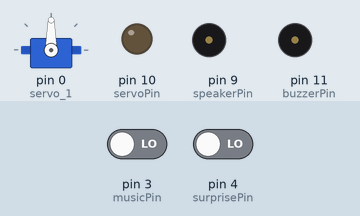
A sketch run on a simulated Arduino Uno, built with avr-gcc and run on an emulated ATmega328P. On the bench: servo, output pins drawn as LEDs (lit = HIGH), buzzer (waves = sounding, pin HIGH). Inputs (shaded band) come from the test bench; at power-on: pin 3 (musicPin) LOW, pin 4 (surprisePin) LOW.

Above: at 1.2 s.
1.3 s: pin 3 (musicPin) driven HIGH
At 3.4 s:
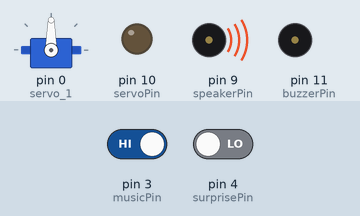
Timing chart, 0 to 10.3 s (numbered marks = the images above; inputs shaded):
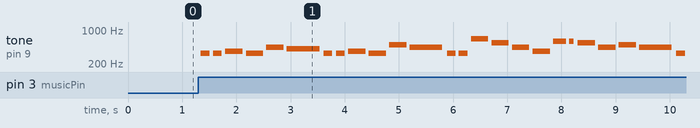

The sketch:

music_surprise.ino
```cpp
#include <Servo.h> // including servo library.

int speakerPin = 9;
int length = 26; // the number of notes
char notes[] = "aabacdaabaecaahfcndbggfcec "; // a space represents a rest
int beats[] = {2,2,4,4,4,8,2,2,4,4,4,8,2,2,4,4,4,4,0,4,3,1,4,4,4,8,16 };
int tempo = 75;

int servoPin = 10;
int buzzerPin = 11;
int musicPin = 3;
int surprisePin = 4;

int music = 0;
int surprise = 0;


Servo servo_1;

void playTone(int tone, int duration) {
for (long i = 0; i < duration * 1000L; i += tone * 2) {
digitalWrite(speakerPin, HIGH);
delayMicroseconds(tone);
digitalWrite(speakerPin, LOW);
delayMicroseconds(tone);
}
}
void playNote(char note, int duration) {
char names[] = { 'a', 'b', 'c', 'd', 'e', 'f', 'g', 'h' };
int tones[] = { 1515, 1351, 1136, 1205, 1012, 903, 852, 759 };
// play the tone corresponding to the note name
for (int i = 0; i < 8; i++) {
if (names[i] == note) {
playTone(tones[i], duration);
}
}
}
void setup() {
  pinMode(speakerPin, OUTPUT);
  pinMode(servoPin, OUTPUT);
  pinMode(buzzerPin, OUTPUT);
  pinMode(musicPin, INPUT);
  pinMode(surprisePin, INPUT);
  servo_1.attach(0);
  servo_1.write (0);
}
void loop() {
  music = digitalRead(musicPin);
  surprise = digitalRead(surprisePin);

  if(music == 1){
    for (int i = 0; i < length; i++)
    {
      if (notes[i] == ' ')
      {
        delay(beats[i] * tempo); // rest
      }
      else {
        playNote(notes[i], beats[i] * tempo);
        // pause between notes

        if(notes[i+1] != 'n')
        {
          delay(tempo );
        }
        else
        {
          i += 1;
        }
      }
    }
  }
  if(music == 0)
  {
    digitalWrite(speakerPin, LOW);
  }

  if(surprise == 1)
  {
    servo_1.write (0);
  }
  if(surprise == 0)
  {
    servo_1.write (90);
  }


}
```

Measured:
- after the input at 1.3 s, tone on pin 9 (speakerPin): plays 329 Hz for 0.16 s, 329 Hz for 0.16 s, 369 Hz for 0.32 s, 329 Hz for 0.32 s, 438 Hz for 0.32 s, 413 Hz for 0.60 s … (25 notes in this stretch), starting after 0.05 s
